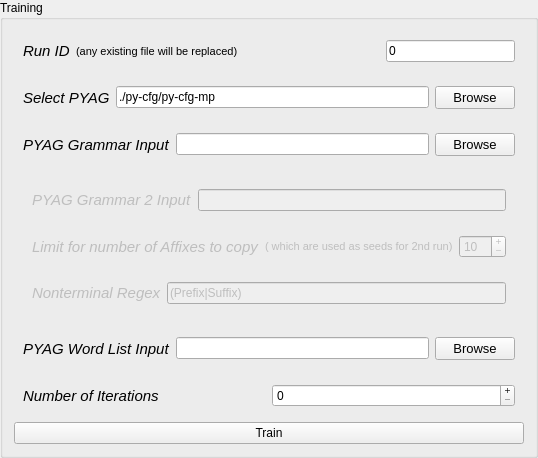
            <widget class="QGroupBox" name="groupTraining">
             <property name="font">
              <font>
               <weight>50</weight>
               <bold>false</bold>
              </font>
             </property>
             <property name="statusTip">
              <string>Training Phase: Segment the word list file and generate the grammar rules</string>
             </property>
             <property name="title">
              <string>Training</string>
             </property>
             <layout class="QVBoxLayout" name="verticalLayout_3">
              <item>
               <widget class="QWidget" name="widgetRunID" native="true">
                <layout class="QHBoxLayout" name="horizontalLayout_17">
                 <item>
                  <widget class="QLabel" name="labelSeparateBy_2">
                   <property name="font">
                    <font>
                     <pointsize>11</pointsize>
                     <weight>50</weight>
                     <italic>true</italic>
                     <bold>false</bold>
                     <underline>false</underline>
                    </font>
                   </property>
                   <property name="statusTip">
                    <string>All the files generated for this run will begin with this ID (ID+'.1' for cascaded 2nd run)</string>
                   </property>
                   <property name="text">
                    <string>Run ID</string>
                   </property>
                  </widget>
                 </item>
                 <item>
                  <widget class="QLabel" name="label_5">
                   <property name="font">
                    <font>
                     <pointsize>8</pointsize>
                    </font>
                   </property>
                   <property name="text">
                    <string>(any existing file will be replaced)</string>
                   </property>
                  </widget>
                 </item>
                 <item>
                  <widget class="QLabel" name="label_4">
                   <property name="font">
                    <font>
                     <pointsize>8</pointsize>
                    </font>
                   </property>
                   <property name="text">
                    <string/>
                   </property>
                  </widget>
                 </item>
                 <item>
                  <spacer name="horizontalSpacer_2">
                   <property name="orientation">
                    <enum>Qt::Horizontal</enum>
                   </property>
                   <property name="sizeHint" stdset="0">
                    <size>
                     <width>40</width>
                     <height>20</height>
                    </size>
                   </property>
                  </spacer>
                 </item>
                 <item>
                  <widget class="QLineEdit" name="lineEditRunID">
                   <property name="statusTip">
                    <string>integer in [0, 9999], if 0 is the run ID, file generated will begin with '0'</string>
                   </property>
                   <property name="text">
                    <string>0</string>
                   </property>
                   <property name="maxLength">
                    <number>4</number>
                   </property>
                  </widget>
                 </item>
                </layout>
               </widget>
              </item>
              <item>
               <widget class="QWidget" name="widgetSelectPYAG" native="true">
                <layout class="QHBoxLayout" name="horizontalLayout_4">
                 <item>
                  <widget class="QLabel" name="labelSelectPYAG">
                   <property name="font">
                    <font>
                     <pointsize>11</pointsize>
                     <weight>50</weight>
                     <italic>true</italic>
                     <bold>false</bold>
                     <underline>false</underline>
                    </font>
                   </property>
                   <property name="statusTip">
                    <string>Select PYAG Binary</string>
                   </property>
                   <property name="text">
                    <string>Select PYAG</string>
                   </property>
                  </widget>
                 </item>
                 <item>
                  <widget class="QLineEdit" name="edit_PYAG_binary_path">
                   <property name="statusTip">
                    <string>Adaptor Grammars binary file path</string>
                   </property>
                   <property name="text">
                    <string>./py-cfg/py-cfg-mp</string>
                   </property>
                  </widget>
                 </item>
                 <item>
                  <widget class="QPushButton" name="browsePYAG">
                   <property name="sizePolicy">
                    <sizepolicy hsizetype="Minimum" vsizetype="Expanding">
                     <horstretch>0</horstretch>
                     <verstretch>0</verstretch>
                    </sizepolicy>
                   </property>
                   <property name="font">
                    <font>
                     <pointsize>10</pointsize>
                    </font>
                   </property>
                   <property name="statusTip">
                    <string>Browse</string>
                   </property>
                   <property name="text">
                    <string>Browse</string>
                   </property>
                  </widget>
                 </item>
                </layout>
               </widget>
              </item>
              <item>
               <widget class="QWidget" name="widgetPYAGGrammarInput" native="true">
                <property name="sizePolicy">
                 <sizepolicy hsizetype="Preferred" vsizetype="Preferred">
                  <horstretch>0</horstretch>
                  <verstretch>0</verstretch>
                 </sizepolicy>
                </property>
                <layout class="QHBoxLayout" name="horizontalLayout_15">
                 <item>
                  <widget class="QLabel" name="labelGrammarInput">
                   <property name="font">
                    <font>
                     <pointsize>11</pointsize>
                     <weight>50</weight>
                     <italic>true</italic>
                     <bold>false</bold>
                     <underline>false</underline>
                    </font>
                   </property>
                   <property name="statusTip">
                    <string>Select Grammar Input for PYAG sampler</string>
                   </property>
                   <property name="text">
                    <string>PYAG Grammar Input</string>
                   </property>
                  </widget>
                 </item>
                 <item>
                  <widget class="QLineEdit" name="edit_pyag_input_grammar_path">
                   <property name="statusTip">
                    <string>PYAG Grammar Input file path</string>
                   </property>
                  </widget>
                 </item>
                 <item>
                  <widget class="QPushButton" name="browsePYAGGrammar">
                   <property name="sizePolicy">
                    <sizepolicy hsizetype="Minimum" vsizetype="Expanding">
                     <horstretch>0</horstretch>
                     <verstretch>0</verstretch>
                    </sizepolicy>
                   </property>
                   <property name="font">
                    <font>
                     <pointsize>10</pointsize>
                    </font>
                   </property>
                   <property name="statusTip">
                    <string>Browse Files</string>
                   </property>
                   <property name="text">
                    <string>Browse</string>
                   </property>
                  </widget>
                 </item>
                </layout>
               </widget>
              </item>
              <item>
               <widget class="QWidget" name="widgetCascadedSettings" native="true">
                <property name="enabled">
                 <bool>false</bool>
                </property>
                <layout class="QVBoxLayout" name="verticalLayout_10">
                 <item>
                  <widget class="QWidget" name="widgetPYAGGrammarInput_2" native="true">
                   <property name="sizePolicy">
                    <sizepolicy hsizetype="Preferred" vsizetype="Preferred">
                     <horstretch>0</horstretch>
                     <verstretch>0</verstretch>
                    </sizepolicy>
                   </property>
                   <layout class="QHBoxLayout" name="horizontalLayout_23">
                    <item>
                     <widget class="QLabel" name="labelGrammarInput_2">
                      <property name="font">
                       <font>
                        <pointsize>11</pointsize>
                        <weight>50</weight>
                        <italic>true</italic>
                        <bold>false</bold>
                        <underline>false</underline>
                       </font>
                      </property>
                      <property name="statusTip">
                       <string>(Automatic) Grammar 2 Input for PYAG sampler (only for cascaded grammar)</string>
                      </property>
                      <property name="text">
                       <string>PYAG Grammar 2 Input</string>
                      </property>
                     </widget>
                    </item>
                    <item>
                     <widget class="QLineEdit" name="edit_pyag_input_grammar_path_2">
                      <property name="statusTip">
                       <string>PYAG Grammar 2 Input file path (will be decided automatically)</string>
                      </property>
                      <property name="readOnly">
                       <bool>true</bool>
                      </property>
                     </widget>
                    </item>
                   </layout>
                  </widget>
                 </item>
                 <item>
                  <widget class="QWidget" name="widgetNumberofAffixes" native="true">
                   <layout class="QHBoxLayout" name="horizontalLayout_24">
                    <item>
                     <widget class="QLabel" name="labelNumberofAffixes">
                      <property name="font">
                       <font>
                        <pointsize>11</pointsize>
                        <weight>50</weight>
                        <italic>true</italic>
                        <bold>false</bold>
                        <underline>false</underline>
                       </font>
                      </property>
                      <property name="statusTip">
                       <string>Maximum number of Affixes (Prefixes + Suffixes) to copy from the first run</string>
                      </property>
                      <property name="text">
                       <string>Limit for number of Affixes to copy</string>
                      </property>
                     </widget>
                    </item>
                    <item>
                     <widget class="QLabel" name="label_8">
                      <property name="font">
                       <font>
                        <pointsize>8</pointsize>
                       </font>
                      </property>
                      <property name="text">
                       <string>( which are used as seeds for 2nd run)</string>
                      </property>
                     </widget>
                    </item>
                    <item>
                     <widget class="QSpinBox" name="spinBoxNumberofAffixes">
                      <property name="statusTip">
                       <string>Enter the upper limit for number of affixes to copy</string>
                      </property>
                      <property name="buttonSymbols">
                       <enum>QAbstractSpinBox::PlusMinus</enum>
                      </property>
                      <property name="maximum">
                       <number>100</number>
                      </property>
                      <property name="singleStep">
                       <number>5</number>
                      </property>
                      <property name="value">
                       <number>10</number>
                      </property>
                     </widget>
                    </item>
                   </layout>
                  </widget>
                 </item>
                 <item>
                  <widget class="QWidget" name="widgetCascadedGrammarRegex" native="true">
                   <property name="sizePolicy">
                    <sizepolicy hsizetype="Preferred" vsizetype="Preferred">
                     <horstretch>0</horstretch>
                     <verstretch>0</verstretch>
                    </sizepolicy>
                   </property>
                   <layout class="QHBoxLayout" name="horizontalLayout_22">
                    <item>
                     <widget class="QLabel" name="labelNonterminalRegex">
                      <property name="font">
                       <font>
                        <pointsize>11</pointsize>
                        <weight>50</weight>
                        <italic>true</italic>
                        <bold>false</bold>
                        <underline>false</underline>
                       </font>
                      </property>
                      <property name="statusTip">
                       <string>Regular expression that specifies which affixes to copy from the segmentation output</string>
                      </property>
                      <property name="text">
                       <string>Nonterminal Regex</string>
                      </property>
                     </widget>
                    </item>
                    <item>
                     <widget class="QLineEdit" name="edit_nonterminal_regex">
                      <property name="statusTip">
                       <string>Regex in the given format only (A|B)</string>
                      </property>
                      <property name="text">
                       <string>(Prefix|Suffix)</string>
                      </property>
                     </widget>
                    </item>
                   </layout>
                  </widget>
                 </item>
                </layout>
               </widget>
              </item>
              <item>
               <widget class="QWidget" name="widgetPYAGWordListInput" native="true">
                <property name="sizePolicy">
                 <sizepolicy hsizetype="Preferred" vsizetype="Preferred">
                  <horstretch>0</horstretch>
                  <verstretch>0</verstretch>
                 </sizepolicy>
                </property>
                <layout class="QHBoxLayout" name="horizontalLayout_16">
                 <item>
                  <widget class="QLabel" name="labelWordListInput">
                   <property name="font">
                    <font>
                     <pointsize>11</pointsize>
                     <weight>50</weight>
                     <italic>true</italic>
                     <bold>false</bold>
                     <underline>false</underline>
                    </font>
                   </property>
                   <property name="statusTip">
                    <string>Select Grammar Input for PYAG sampler</string>
                   </property>
                   <property name="text">
                    <string>PYAG Word List Input</string>
                   </property>
                  </widget>
                 </item>
                 <item>
                  <widget class="QLineEdit" name="edit_pyag_input_wordlist">
                   <property name="statusTip">
                    <string>PYAG Grammar Input file path</string>
                   </property>
                  </widget>
                 </item>
                 <item>
                  <widget class="QPushButton" name="browsePYAGWordList">
                   <property name="sizePolicy">
                    <sizepolicy hsizetype="Minimum" vsizetype="Expanding">
                     <horstretch>0</horstretch>
                     <verstretch>0</verstretch>
                    </sizepolicy>
                   </property>
                   <property name="font">
                    <font>
                     <pointsize>10</pointsize>
                    </font>
                   </property>
                   <property name="statusTip">
                    <string>Browse Files</string>
                   </property>
                   <property name="text">
                    <string>Browse</string>
                   </property>
                  </widget>
                 </item>
                </layout>
               </widget>
              </item>
              <item>
               <widget class="QWidget" name="widgetNumberofIterations" native="true">
                <layout class="QHBoxLayout" name="horizontalLayout_5">
                 <item>
                  <widget class="QLabel" name="labelNumberofIterations">
                   <property name="font">
                    <font>
                     <pointsize>11</pointsize>
                     <weight>50</weight>
                     <italic>true</italic>
                     <bold>false</bold>
                     <underline>false</underline>
                    </font>
                   </property>
                   <property name="statusTip">
                    <string>Number of Iterations</string>
                   </property>
                   <property name="text">
                    <string>Number of Iterations</string>
                   </property>
                  </widget>
                 </item>
                 <item>
                  <widget class="QSpinBox" name="spinBoxNumberofIterations">
                   <property name="statusTip">
                    <string>Enter the number of iterations for sampler</string>
                   </property>
                   <property name="buttonSymbols">
                    <enum>QAbstractSpinBox::PlusMinus</enum>
                   </property>
                   <property name="maximum">
                    <number>10000</number>
                   </property>
                   <property name="singleStep">
                    <number>50</number>
                   </property>
                  </widget>
                 </item>
                </layout>
               </widget>
              </item>
              <item>
               <widget class="QPushButton" name="pushButtonTrain">
                <property name="font">
                 <font>
                  <family>Ubuntu</family>
                 </font>
                </property>
                <property name="statusTip">
                 <string>Start Training</string>
                </property>
                <property name="text">
                 <string>Train</string>
                </property>
               </widget>
              </item>
             </layout>
            </widget>
